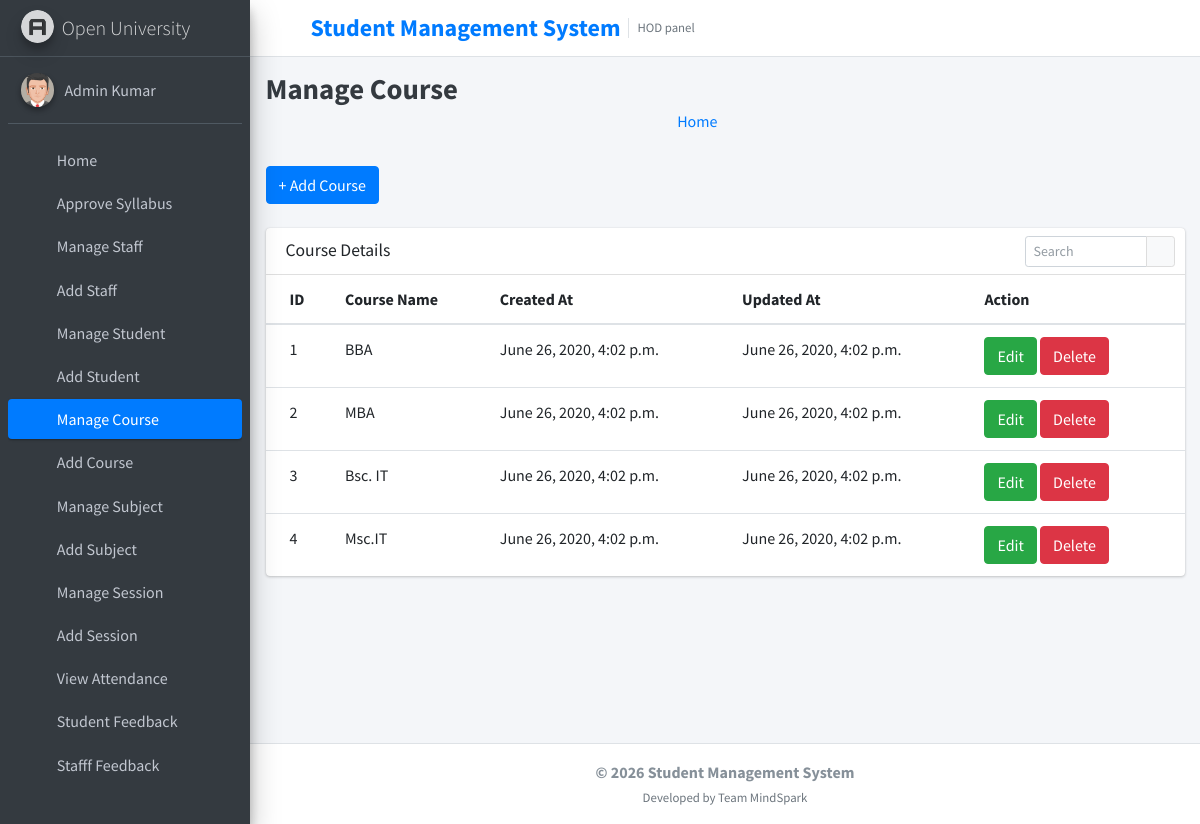
/manage_course/ (signed in), run on the app's committed database.
### student_management_app/models.py (models this page shows)
class CustomUser(AbstractUser):
    user_type_data = ((1, "HOD"), (2, "Staff"), (3, "Student"))
    user_type = models.CharField(default=1, choices=user_type_data, max_length=10)

class Courses(models.Model):
    id = models.AutoField(primary_key=True)
    course_name = models.CharField(max_length=255)
    created_at = models.DateTimeField(auto_now_add=True)
    updated_at = models.DateTimeField(auto_now=True)
    objects = models.Manager()

### student_management_app/HodViews.py (the view)
# urls.py: path('manage_course/', HodViews.manage_course, name="manage_course"),
def manage_course(request):
    courses = Courses.objects.all()
    context = {
        "courses": courses
    }
    return render(request, 'hod_template/manage_course_template.html', context)

### student_management_app/LoginCheckMiddleWare.py (called while the page is built, shortened)
    def process_view(self, request, view_func, view_args, view_kwargs):
        modulename = view_func.__module__
        user = request.user
        if user.is_authenticated:
            if user.user_type == "1":
                if modulename == "student_management_app.HodViews":
                    pass
                elif modulename == "student_management_app.views" or modulename == "django.views.static":
                    pass
                else:
                    return redirect("admin_home")
            else:
                return redirect("login")
        else:
            if request.path == reverse("login") or request.path == reverse("doLogin"):
                pass
            else:
                return redirect("login")

### student_management_app/templates/hod_template/manage_course_template.html (shortened to what this page needs)
{% extends 'hod_template/base_template.html' %}
{% block page_title %}
    Manage Course
{% endblock page_title %}
{% block main_content %}
{% load static %}
<section class="content">
        <div class="container-fluid">
            <a class="btn btn-primary" href="{% url 'add_course' %}" role="button">+ Add Course</a> <br/>&nbsp;
            <div class="row">
                <div class="col-md-12">
                    <div class="card">
                        <div class="card-header">
                            <h3 class="card-title">Course Details</h3>
                            <div class="card-tools">
                            <div class="input-group input-group-sm" style="width: 150px;">
                                <input type="text" name="table_search" class="form-control float-right" placeholder="Search">
                                <div class="input-group-append">
                                <button type="submit" class="btn btn-default"><i class="fas fa-search"></i></button>
                                </div>
                            </div>
                            </div>
                        </div>
                        <div class="card-body table-responsive p-0">
                            <table class="table table-hover text-nowrap">
                            <thead>
                                <tr>
                                <th>ID</th>
                                <th>Course Name</th>
                                <th>Created At</th>
                                <th>Updated At</th>
                                <th>Action</th>
                                </tr>
                            </thead>
                            <tbody>
                                {% for course in courses %}
                                <tr>
                                <td>{{ course.id }}</td>
                                <td>{{ course.course_name }}</td>
                                <td>{{ course.created_at }}</td>
                                <td>{{ course.updated_at }}</td>
                                <td>
                                    <a href="{% url 'edit_course' course.id %}" class="btn btn-success">Edit</a>
                                    <a href="{% url 'delete_course' course.id %}" class="btn btn-danger">Delete</a>
                                </td>
                                </tr>
                                {% endfor %}
                            </tbody>
                            </table>
                        </div>
                        </div>
                </div>
            </div>
        </div>
      </section>
  {% endblock main_content %}

### student_management_app/templates/hod_template/sidebar_template.html (shortened to what this page needs)
{% load static %}
<aside class="main-sidebar sidebar-dark-primary elevation-4">
      <a href="{% url 'admin_home' %}" class="brand-link">
        <img src="{% static 'dist/img/AdminLTELogo.png' %}" alt="AdminLTE Logo" class="brand-image img-circle elevation-3"
            style="opacity: .8">
        <span class="brand-text font-weight-light">Open University</span>
      </a>
      <div class="sidebar">
        <div class="user-panel mt-3 pb-3 mb-3 d-flex">
          <div class="image">
            <img src="{% static 'dist/img/user2-160x160.jpg' %}" class="img-circle elevation-2" alt="User Image">
          </div>
          <div class="info">
            <a href="{% url 'admin_profile' %}" class="d-block">{{ user.first_name }} {{ user.last_name }}</a>
          </div>
        </div>
        <nav class="mt-2">
          <ul class="nav nav-pills nav-sidebar flex-column" data-widget="treeview" role="menu" data-accordion="false">
<li class="nav-item">
  {% url 'admin_home' as admin_home %}
  <a href="{{ admin_home }}" class="nav-link {% if request.path == admin_home %} active {% endif %}">
    <i class="nav-icon fas fa-tachometer-alt"></i>
    <p>Home</p>
  </a>
</li>
<li class="nav-item">
  {% url 'manage_syllabus' as manage_syllabus_url %}
  <a href="{{ manage_syllabus_url }}"
     class="nav-link {% if request.resolver_match.url_name == 'manage_syllabus' or request.resolver_match.url_name == 'edit_syllabus' or request.resolver_match.url_name == 'add_syllabus' %}active{% endif %}">
    <i class="nav-icon fas fa-book-open"></i>
    <p>Approve Syllabus</p>
  </a>
</li>
            <li class="nav-item">
              {% url 'manage_staff' as manage_staff %}
              {% url 'edit_staff' staff_id=id as edit_staff %}
              <a href="{{ manage_staff }}" class="nav-link {% if request.path == manage_staff %} active {% endif %} {% if request.path == edit_staff %} active {% endif %}">
                <i class="nav-icon fas fa-chalkboard-teacher"></i>
                <p>
                  Manage Staff
                </p>
              </a>
            </li>
            <li class="nav-item">
              {% url 'add_staff' as add_staff %}
              <a href="{{ add_staff }}" class="nav-link {% if request.path == add_staff %} active {% endif %}">
                <i class="nav-icon fas fa-th"></i>
                <p>
                  Add Staff
                </p>
              </a>
            </li>
            <li class="nav-item">
              {% url 'manage_student' as manage_student %}
              {% url 'edit_student' student_id=id as edit_student %}
              <a href="{{ manage_student }}" class="nav-link {% if request.path == manage_student %} active {% endif %} {% if request.path == edit_student %} active {% endif %}">
                <i class="nav-icon fas fa-user-graduate"></i>
                <p>
                  Manage Student
                </p>
              </a>
            </li>
            <li class="nav-item">
              {% url 'add_student' as add_student %}
              <a href="{{ add_student }}" class="nav-link {% if request.path == add_student %} active {% endif %}">
                <i class="nav-icon fas fa-th"></i>
                <p>
                  Add Student
                </p>
              </a>
            </li>
            <li class="nav-item">
              {% url 'manage_course' as manage_course %}
              {% url 'edit_course' course_id=id as edit_course %}
              <a href="{{ manage_course }}" class="nav-link {% if request.path == manage_course %} active {% endif %} {% if request.path == edit_course %} active {% endif %}">
                <i class="nav-icon fas fa-chalkboard"></i>
                <p>
                  Manage Course
                </p>
              </a>
            </li>
            <li class="nav-item">
            {% url 'add_course' as add_course %}
              <a href="{{ add_course }}" class="nav-link {% if request.path == add_course %} active {% endif %}">
                <i class="nav-icon fas fa-th"></i>
                <p>
                  Add Course
                </p>
              </a>
            </li>
            <li class="nav-item">
              {% url 'manage_subject' as manage_subject %}
              {% url 'edit_subject' subject_id=id as edit_subject %}
              <a href="{{ manage_subject }}" class="nav-link {% if request.path == manage_subject %} active {% endif %} {% if request.path == edit_subject %} active {% endif %}">
                <i class="nav-icon fas fa-book"></i>
                <p>
                  Manage Subject
                </p>
              </a>
            </li>
            <li class="nav-item">
              {% url 'add_subject' as add_subject %}
              <a href="{{ add_subject }}" class="nav-link {% if request.path == add_subject %} active {% endif %}">
                <i class="nav-icon fas fa-th"></i>
                <p>
                  Add Subject
                </p>
              </a>
            </li>
            <li class="nav-item">
              {% url 'manage_session' as manage_session %}
              {% url 'edit_session' session_id=id as edit_session %}
              <a href="{{ manage_session }}" class="nav-link {% if request.path == manage_session %} active {% endif %} {% if request.path == edit_session %} active {% endif %}">
                <i class="nav-icon fas fa-graduation-cap"></i>
                <p>
                  Manage Session
                </p>
              </a>
            </li>
            <li class="nav-item">
              {% url 'add_session' as add_session %}
              <a href="{{ add_session }}" class="nav-link {% if request.path == add_session %} active {% endif %}">
                <i class="nav-icon fas fa-th"></i>
                <p>
                  Add Session
                </p>
              </a>
            </li>
            <li class="nav-item">
              {% url 'admin_view_attendance' as admin_view_attendance %}
              <a href="{{ admin_view_attendance }}" class="nav-link {% if request.path == admin_view_attendance %} active {% endif %}">
                <i class="nav-icon fas fa-calendar-alt"></i>
                <p>
                  View Attendance
                </p>
              </a>
            </li>
            <li class="nav-item">
              {% url 'student_feedback_message' as student_feedback_message %}
              <a href="{{ student_feedback_message }}" class="nav-link {% if request.path == student_feedback_message %} active {% endif %}">
                <i class="nav-icon fas fa-th"></i>
                <p>
                  Student Feedback
                </p>
              </a>
            </li>
            <li class="nav-item">
              {% url 'staff_feedback_message' as staff_feedback_message %}
              <a href="{{ staff_feedback_message }}" class="nav-link {% if request.path == staff_feedback_message %} active {% endif %}">
                <i class="nav-icon fas fa-th"></i>
                <p>
                  Stafff Feedback
                </p>
              </a>
            </li>
            <li class="nav-item">
              {% url 'student_leave_view' as student_leave_view %}
              <a href="{{ student_leave_view }}" class="nav-link {% if request.path == student_leave_view %} active {% endif %}">
                <p>
                </p>
              </a>
            </li>
          </ul>
        </nav>
      </div>
    </aside>

### student_management_app/templates/hod_template/base_template.html (style rules this page uses)
.content-wrapper > .content { padding-top: 0.5rem; padding-bottom: 1.5rem; }

### data on the page
CustomUser: first_name "Admin", last_name "Kumar"
Courses: id "1", course_name "BBA", created_at "June 26, 2020, 4:02 p.m.", updated_at "June 26, 2020, 4:02 p.m."
Courses: id "2", course_name "MBA", created_at "June 26, 2020, 4:02 p.m.", updated_at "June 26, 2020, 4:02 p.m."
Courses: id "3", course_name "Bsc. IT", created_at "June 26, 2020, 4:02 p.m.", updated_at "June 26, 2020, 4:02 p.m."
Courses: id "4", course_name "Msc.IT", created_at "June 26, 2020, 4:02 p.m.", updated_at "June 26, 2020, 4:02 p.m."
